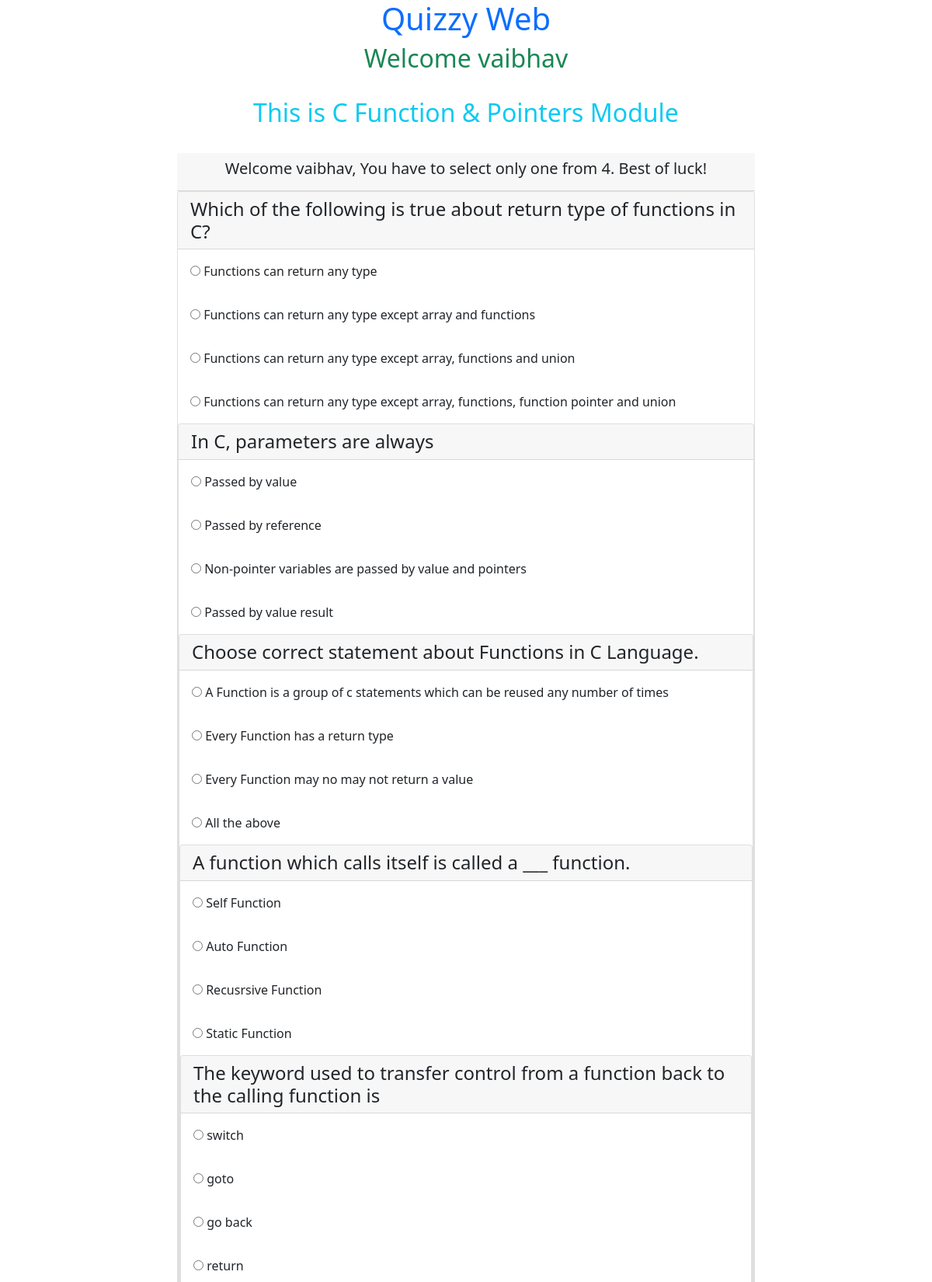
Page /cfquestions.php (signed in, upper part) on the committed database.
### tables this page shows
CREATE TABLE `cfquestions` (
  `qid` int(250) NOT NULL,
  `question` varchar(250) DEFAULT NULL,
  `ans_id` int(250) DEFAULT NULL
);

CREATE TABLE `cfanswers` (
  `aid` int(250) NOT NULL,
  `answer` varchar(250) DEFAULT NULL,
  `ans_id` int(250) DEFAULT NULL
);

### cfquestions.php (the view, shortened to what this page needs)
<?php
   $con = mysqli_connect('localhost','root');
   	mysqli_select_db($con,'quizdbase');
?>
<!DOCTYPE html>
<html lang="en">
<head>
	<link rel="stylesheet" href="css/bootstrap.css">
</head>
<body >
    <div class="container">
        <h1 class="text-center text-primary">Quizzy Web</h1>
        <h2 class="text-center text-success">Welcome <?php echo $_SESSION['username'];?></h2></br>
        <h2 class="text-center text-info">This is C Function & Pointers Module</h2></br>
        <div class="col-lg-8 m-auto d-block">
        <div class=" text-center card-header">
            <h5>Welcome <?php echo $_SESSION['username'];?>, You have to select only one from 4. Best of luck!</h4>
        </div>
    <form action="cfuncheck.php" method="post">
    <?php
    for($i=1;$i<11;$i++){
    $q="select * from cfquestions where qid=$i";
    $query=mysqli_query($con,$q);
    while($rows=mysqli_fetch_array($query))
    {
    ?>
        <div class="card">
            <h4 class="card-header"><?php echo $rows['question']?></h4>
            <?php
                $q="select * from cfanswers where ans_id=$i";
                $query=mysqli_query($con,$q);
                while($rows=mysqli_fetch_array($query)){
            ?>
            <div class="card-body">
                <input type="radio" name="quizcheck[<?php echo $rows['ans_id']?>]" value="<?php echo $rows['aid'];?>" required>
                <?php echo $rows['answer'];?>
            </div>
    <?php
    }
    }
}
    ?>
    </form>
</div>
</div>
<br><br>
</body>
</html>

### rows in the picture
cfquestions: question "Which of the following is true about return type of functions in C?"
cfanswers: answer "Functions can return any type"
cfanswers: answer "Functions can return any type except array and functions"
cfanswers: answer "Functions can return any type except array, functions and union"
cfanswers: answer "Functions can return any type except array, functions, function pointer and union"
cfquestions: question "In C, parameters are always"
cfanswers: answer "Passed by value"
cfanswers: answer "Passed by reference"
cfanswers: answer "Non-pointer variables are passed by value and pointers"
cfanswers: answer "Passed by value result"
cfquestions: question "Choose correct statement about Functions in C Language."
cfanswers: answer "A Function is a group of c statements which can be reused any number of times"
cfanswers: answer "Every Function has a return type"
cfanswers: answer "Every Function may no may not return a value"
cfanswers: answer "All the above"
cfquestions: question "A function which calls itself is called a ___ function."
cfanswers: answer "Self Function"
cfanswers: answer "Auto Function"
cfanswers: answer "Recusrsive Function"
cfanswers: answer "Static Function"
cfquestions: question "The keyword used to transfer control from a function back to the calling function is"
cfanswers: answer "switch"
cfanswers: answer "goto"
cfanswers: answer "go back"
cfanswers: answer "return"

### other values in the picture
$_SESSION['username'] "vaibhav"
